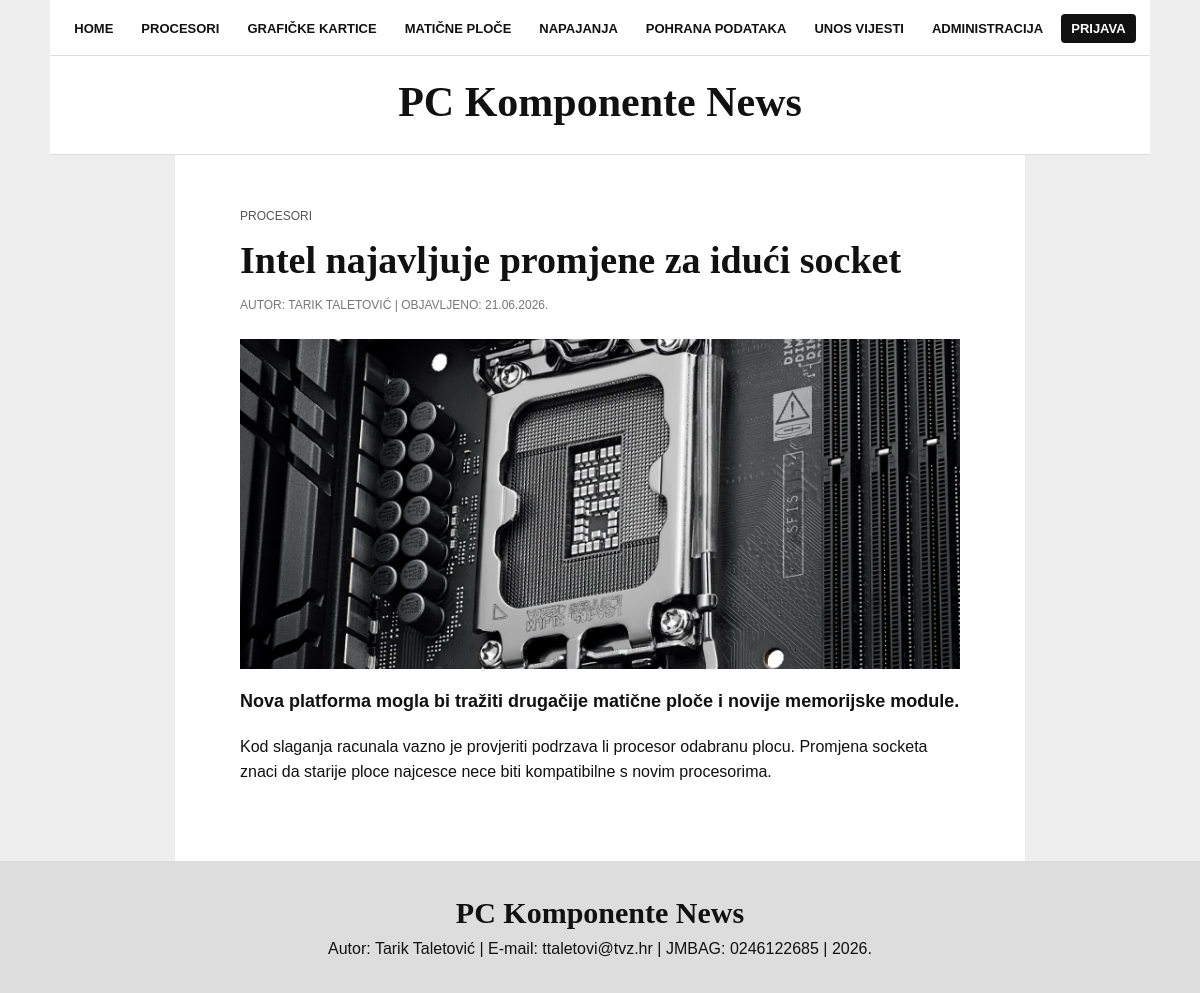
The app's page /clanak.php?id=2 with its own data.
### tables this page shows
CREATE TABLE `vijesti` (
  `id` int(11) NOT NULL,
  `datum` varchar(20) NOT NULL,
  `naslov` varchar(255) NOT NULL,
  `sazetak` mediumtext NOT NULL,
  `tekst` mediumtext NOT NULL,
  `slika` varchar(255) DEFAULT NULL,
  `kategorija` varchar(100) NOT NULL,
  `arhiva` tinyint(1) NOT NULL DEFAULT 0
);

### clanak.php (the view, shortened to what this page needs)
<?php
include 'connect.php';
include 'helpers.php';
$id = isset($_GET['id']) ? (int)$_GET['id'] : 0;
$query = "SELECT * FROM vijesti WHERE id = ?";
$stmt = mysqli_prepare($dbc, $query);
mysqli_stmt_bind_param($stmt, 'i', $id);
mysqli_stmt_execute($stmt);
$result = mysqli_stmt_get_result($stmt);
$row = mysqli_fetch_array($result);
?>
    <main class="article-page">
        <article>
            <?php if ($row): ?>
                <p class="category"><?php echo e($row['kategorija']); ?></p>
                <h2><?php echo e($row['naslov']); ?></h2>
                <p class="meta">Autor: Tarik Taletović | Objavljeno: <?php echo e($row['datum']); ?></p>
                <?php if (!empty($row['slika'])): ?>
                    <img class="article-image" src="<?php echo e($row['slika']); ?>" alt="<?php echo e($row['naslov']); ?>">
                <?php else: ?>
                    <div class="image-placeholder">Slika nije odabrana</div>
                <?php endif; ?>
                <p class="lead"><?php echo nl2br(e($row['sazetak'])); ?></p>
                <p><?php echo nl2br(e($row['tekst'])); ?></p>
            <?php else: ?>
                <h2>Članak nije pronađen</h2>
                <p>Traženi članak ne postoji u bazi.</p>
            <?php endif; ?>
        </article>
    </main>

### style.css (style rules this page uses)
* { box-sizing: border-box; }
body { margin: 0; font-family: Arial, Helvetica, sans-serif; color: #111111; background-color: #eeeeee; }
.category { margin-top: 12px; color: #555555; font-size: 12px; text-transform: uppercase; }
.meta { color: #777777; font-size: 12px; }
.article-page { max-width: 850px; margin: 0 auto; padding: 40px 0 60px; background-color: #ffffff; }
.article-page article { max-width: 720px; margin: 0 auto; }
.article-page h2 { margin: 0 0 12px; font-family: Georgia, "Times New Roman", serif; font-size: 38px; line-height: 1.2; }
.article-page .meta { margin-bottom: 24px; text-transform: uppercase; }
.article-image { width: 100%; height: 330px; display: block; object-fit: cover; margin-bottom: 18px; }
.lead { font-weight: bold; font-size: 18px; }
.article-page p { line-height: 1.6; }

### records on screen
vijesti: kategorija "PROCESORI", naslov "Intel najavljuje promjene za idući socket", datum "21.06.2026.", slika (picture), sazetak "Nova platforma mogla bi tražiti drugačije matične ploče i novije memorijske module.", tekst "Kod slaganja racunala vazno je provjeriti podrzava li procesor odabranu plocu. Promjena socketa znaci da starije ploce najcesce nece biti kompatibilne s novim procesorima."
